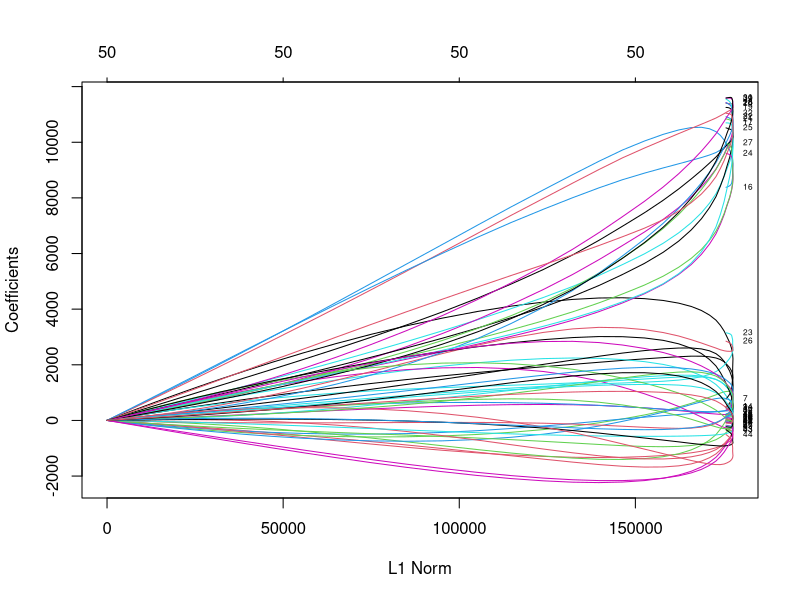
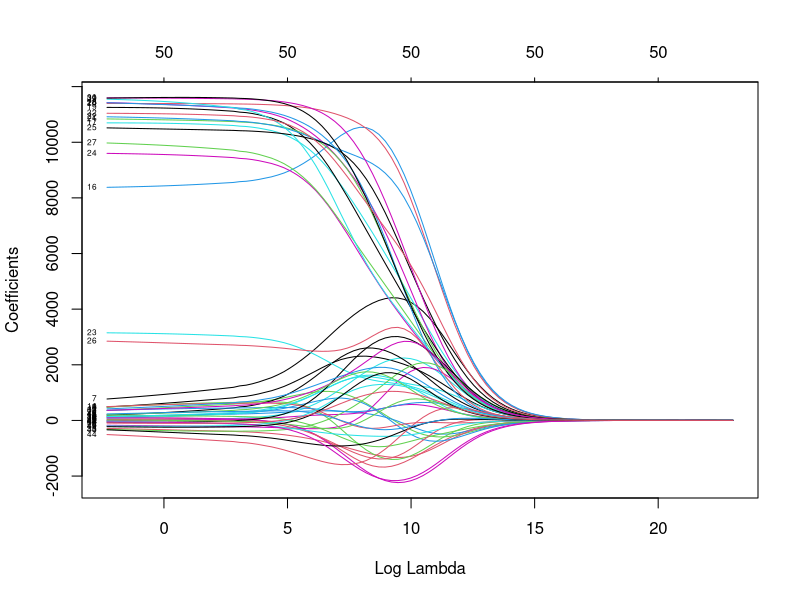

The R source for these figures, in order: (Note: this script raises an error after producing the figures.)
### Ragionando su quali regressori utilizzare ###

# Scartiamo a priori la tecnica di OLS poichè l'ordine di grandezza di p è circa pari a quello di n,
# quindi la varianza potrebbe aumentare e raggiungere l'overfitting.
# In questi casi, può essere più opportuno utilizzare metodi di regressione più robusti o regolarizzati,
# come la regressione ridge o la regressione lasso, che possono aiutare a gestire il problema di overfitting
# e migliorare la robustezza del modello.
# Prendiamo i valori dei coefficienti dei predictors che hanno un t-value maggiore e un Pr[|t|] minore;


# dato che l'ordine di grandezza di p è circa uguale a quella di n applicare OLS non è
# l'ideale perché la varianza diventa più grande e possiamo avere overfitting oltre a
# produrre stime completamente sballata

# Quando abbiamo un gran numero di predittori X nel modello, generalmente ce ne saranno molti
# che hanno scarso effetto o addirittura nessun effetto su Y. Lasciare queste variabili nel
# modello rende più difficile vedere le relazioni reali tra i predittori e la variabile dipendente
# (non vediamo bene il "quadro generale"), ed è difficile apprezzare l'effetto delle
# "variabili rilevanti" che descrivono Y. Il modello sarebbe più facile da interpretare rimuovendo
# le variabili non importanti, ovvero impostando i loro coefficienti a zero


####################################################
####################### Setup ######################
####################################################

library(glmnet)

# Carichiamo il dataset
data = read.csv("RegressionDataset_DA_group1.csv", header=T, na.strings ="?")

# Creo i due set
set.seed(1985) # Utilizziamo un seed fissato per la riprodurre l'esperimento

# Salvo in x e y i valori dell'intero dataset
x = model.matrix(Y~., data)[,-1] # Salvo in x tutti i valori tranne quelli di Y
y = data$Y # Salvo in y i valori della colonna Y

#library(ISLR)
#Hitters=na.omit(Hitters)
#x = model.matrix(Salary~., Hitters)[,-1] # without 1's
#y = Hitters$Salary

train=sample(1:nrow(x), 0.8*nrow(x)) # another typical approach to sample
test=(-train)

#parameters
grid=10^seq(10,-1,length=100)
set.seed (1985)

####################################################
###################### Ridge #######################
####################################################
ridge.mod=glmnet(x[train,],y[train],alpha=0,lambda=grid) # si esegue la refressione ridge
dev.new()
plot(ridge.mod,label = T)
dev.new()
plot(ridge.mod,label = T, xvar = "lambda")
dev.new(); plot_glmnet(ridge.mod, xvar = "lambda")
dim(coef(ridge.mod)) # dimensione dei coefficienti

############# perform cross-validation #############
# in particolare si usa un approccio di k-fold cross validation
cv.out=cv.glmnet(x[train,],y[train],alpha=0, nfolds=10)
dev.new()
plot(cv.out)
bestlam=cv.out$lambda.min; print(bestlam);print(log(bestlam))
# 1se sta per one standard error
print(cv.out$lambda.1se)
print(log(cv.out$lambda.1se))

# Effettuiamo la predizione utilizzando Ridge col migliore lambda
ridge.pred = predict(ridge.mod, s=bestlam, newx=x[test,])
mse_ridge <- mean((ridge.pred-y[test])^2); mse_ridge

# Effettuiamo la predizione utilizzando Ridge con lambda=0
ridge.pred=predict(ridge.mod,s=0,newx=x[test,],exact=T,x=x[train,],y=y[train])
mse_lm <- mean((ridge.pred-y[test])^2); mse_lm

# This represents a further improvement over the test MSE when lambda=4.
# Finally refit our ridge regression model on the full data set with the best lambda
out=glmnet(x,y,alpha=0)
ridge.coef = predict(out,type="coefficients",s=0)[1:51,]

# As expected, none of the coefficients are zero
# ridge regression does not perform variable selection!
dev.new()
plot(out,label = T, xvar = "lambda")
#install.packages("plotmo")
library(plotmo)
dev.new()
plot_glmnet(out)

####################################################
################### Print Results ##################
####################################################

# Given the evidence taken from the values in the summary, we can arrive at the number of most important predictors, which is 17.
# In particular, the predictors with bigger t-value and smaller Pr(>|t|) were choosen.
n <- 17 # number of top predictors you want to save
top_n <- which(ridge.coef >= sort(ridge.coef, decreasing = TRUE)[n])
# Finally, we took the vector with the best predictors estimate, we diveded by 100 and and we make the conversation in ASCII.
predictors_ridge <- round(ridge.coef[top_n]/100, digits = 0)
intToUtf8(predictors_ridge)

####################################################
###################### LASSO #######################
####################################################
# use the argument alpha = 1 to perform lasso
lasso.mod = glmnet(x[train,], y[train], alpha=1, lambda=grid)
dev.new()
plot(lasso.mod,label = T)
dev.new()
plot(lasso.mod,label = T, xvar = "lambda")
dev.new(); plot_glmnet(lasso.mod, xvar = "lambda")

# perform cross-validation
cv.out=cv.glmnet(x[train,],y[train], alpha=1, nfolds=10)
dev.new()
plot(cv.out)
bestlam=cv.out$lambda.min; print(bestlam);print(log(bestlam))
print(cv.out$lambda.1se)
print(log(cv.out$lambda.1se))

# fit model using glmnet
fit = cv.glmnet(x[train,], y[train], alpha = 1)

# plot cross-validated MSE versus log(lambda)
plot(fit)

lasso.pred=predict(lasso.mod,s=bestlam ,newx=x[test,])
mse_lasso <- mean((lasso.pred-y[test])^2); mse_lasso

# wrt lm
lasso.pred=predict(lasso.mod,s=0,newx=x[test,],exact=T,x=x[train,],y=y[train])
mse_lm <- mean((lasso.pred-y[test])^2); mse_lm

# However, the lasso has a substantial advantage:
# some of the 19 coefficient estimates are exactly zero (12 on the text).
out=glmnet(x,y,alpha=1,lambda=grid)
lasso.coef=predict(out,type="coefficients",s=bestlam)[1:51,]
lasso.coef[lasso.coef!=0]
cat("Number of coefficients equal to 0:",sum(lasso.coef==0),"\n")

####################################################
################### Print Results ##################
####################################################
# Given the evidence taken from the values in the summary, we can arrive at the number of most important predictors, which is 17.
# In particular, the predictors with bigger t-value and smaller Pr(>|t|) were choosen.
n <- 17 # number of top predictors you want to save, based on the previous parameters
top_n <- which(lasso.coef >= sort(lasso.coef, decreasing = TRUE)[n])
# Finally, we took the vector with the best predictors estimate, we diveded by 100 and and we make the conversation in ASCII.
predictors_lasso <- round(lasso.coef[top_n]/100, digits = 0)
intToUtf8(predictors_lasso)


####################################################
################### Elastic Net ####################
####################################################
#for (alp in seq(0.1,0.9,by=0.1)) {
alp <- 0.5
enet.mod = glmnet(x[train,], y[train], alpha=alp, lambda=grid)
dev.new()
plot(enet.mod,label = T)
dev.new()
plot(enet.mod,label = T, xvar = "lambda")
plot_glmnet(enet.mod, xvar = "lambda")
# CV
cv.out=cv.glmnet(x[train,], y[train],alpha=alp,nfolds = 5)
dev.new()
plot(cv.out)
bestlam_enet=cv.out$lambda.min; print(bestlam_enet);print(log(bestlam_enet))
print(cv.out$lambda.1se)
print(log(cv.out$lambda.1se))
enet.pred=predict(enet.mod,s=bestlam_enet ,newx=x[test,])
mse_enet <- mean((enet.pred-y[test])^2)
print(mse_enet)
#}
elasticNet.coeff =predict(enet.mod,type="coefficients",s=bestlam_enet)[1:51,]


####################################################
################### Print Results ##################
####################################################

# Given the evidence taken from the values in the summary, we can arrive at the number of most important predictors, which is 17.
# In particular, the predictors with bigger t-value and smaller Pr(>|t|) were choosen.
n <- 17 # number of top predictors you want to save, based on the previous parameters
top_n <- which(elasticNet.coeff >= sort(elasticNet.coeff, decreasing = TRUE)[n])
# Finally, we took the vector with the best predictors estimate, we diveded by 100 and and we make the conversation in ASCII.
predictors_elasticNet <- round(elasticNet.coeff[top_n]/100, digits = 0)
intToUtf8(predictors_elasticNet)
